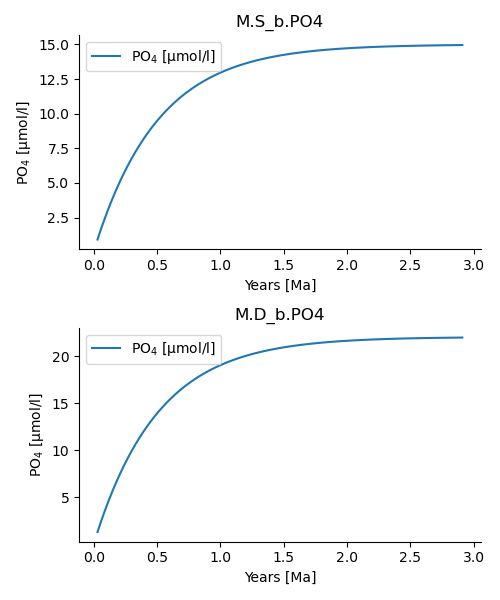

This figure's Python source:
# import classes from the esbmtk library
from esbmtk import (
    Model,  # the model class
    Reservoir,  # the reservoir class
    ConnectionProperties,  # the connection class
    SourceProperties,  # the source class
    SinkProperties,  # sink class
    Q_,  # Quantity operator
)

# define the basic model parameters
M = Model(
    stop="3 Myr",  # end time of model
    timestep="1 kyr",  # upper limit of time step
    element=["Phosphor"],  # list of element definitions
)

# now try this
from esbmtk import Q_
tau = Q_("100 years")
tau * 12

# boundary conditions
F_w =  M.set_flux("45 Gmol", "year", M.P) # P @280 ppm (Filipelli 2002)
tau = Q_("100 year")  # PO4 residence time in surface boxq
F_b = 0.01  # About 1% of the exported P is buried in the deep ocean
thc = "20*Sv"  # Thermohaline circulation in Sverdrup

# Source definitions
SourceProperties(
    name="weathering",
    species=[M.PO4],
)
SinkProperties(
    name="burial",
    species=[M.PO4],
)

# reservoir definitions
Reservoir(
    name="S_b",  # box name
    volume="3E16 m**3",  # surface box volume
    concentration={M.PO4: "0 umol/l"},  # initial concentration
)
Reservoir(
    name="D_b",  # box name
    volume="100E16 m**3",  # deeb box volume
    concentration={M.PO4: "0 umol/l"},  # initial concentration
)

ConnectionProperties(
    source=M.weathering,  # source of flux
    sink=M.S_b,  # target of flux
    rate=F_w,  # rate of flux
    id="river",  # connection id
    ctype="regular",
)

ConnectionProperties(  # thermohaline downwelling
    source=M.S_b,  # source of flux
    sink=M.D_b,  # target of flux
    ctype="scale_with_concentration",
    scale=thc,
    id="downwelling_PO4",
)
ConnectionProperties(  # thermohaline upwelling
    source=M.D_b,  # source of flux
    sink=M.S_b,  # target of flux
    ctype="scale_with_concentration",
    scale=thc,
    id="upwelling_PO4",
)

ConnectionProperties(  #
    source=M.S_b,  # source of flux
    sink=M.D_b,  # target of flux
    ctype="scale_with_concentration",
    scale=M.S_b.volume / tau,
    id="primary_production",
    species=[M.PO4],  # apply this only to PO4
)

ConnectionProperties(  #
    source=M.D_b,  # source of flux
    sink=M.burial,  # target of flux
    ctype="scale_with_flux",
    ref_flux=M.flux_summary(filter_by="primary_production",return_list=True)[0],
    scale=F_b,
    id="burial",
    species=[M.PO4],
)

M.run()
M.plot([M.S_b.PO4, M.D_b.PO4], fn="po4_1.png")
M.save_data()
